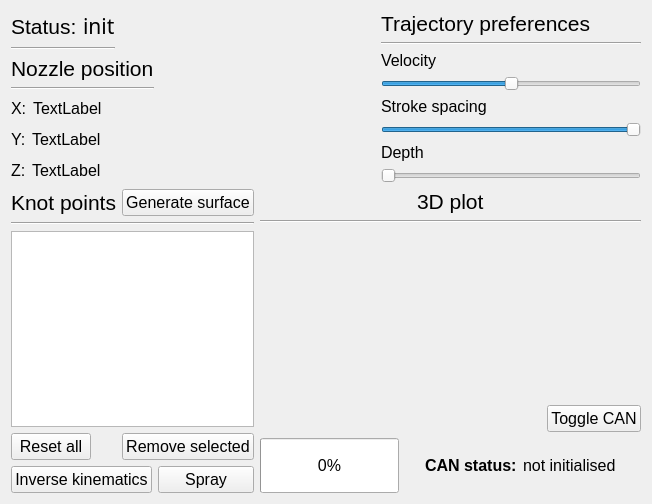
  <widget class="QWidget" name="centralwidget">
   <layout class="QVBoxLayout" name="verticalLayout_2">
    <item>
     <layout class="QHBoxLayout" name="horizontalLayout_13" stretch="7,5">
      <item>
       <layout class="QVBoxLayout" name="verticalLayout_3">
        <item>
         <layout class="QHBoxLayout" name="horizontalLayout_7">
          <property name="sizeConstraint">
           <enum>QLayout::SetFixedSize</enum>
          </property>
          <item>
           <layout class="QVBoxLayout" name="verticalLayout_5">
            <item>
             <layout class="QHBoxLayout" name="horizontalLayout_3">
              <item>
               <widget class="QLabel" name="status_title">
                <property name="font">
                 <font>
                  <family>Segoe UI</family>
                  <pointsize>16</pointsize>
                  <weight>50</weight>
                  <bold>false</bold>
                 </font>
                </property>
                <property name="text">
                 <string>Status:</string>
                </property>
               </widget>
              </item>
              <item>
               <widget class="QLabel" name="status_indicator">
                <property name="font">
                 <font>
                  <family>Segoe UI Light</family>
                  <pointsize>16</pointsize>
                  <weight>50</weight>
                  <bold>false</bold>
                  <kerning>true</kerning>
                 </font>
                </property>
                <property name="text">
                 <string>init</string>
                </property>
               </widget>
              </item>
             </layout>
            </item>
            <item>
             <widget class="Line" name="line_4">
              <property name="orientation">
               <enum>Qt::Horizontal</enum>
              </property>
             </widget>
            </item>
           </layout>
          </item>
          <item>
           <spacer name="horizontalSpacer_4">
            <property name="orientation">
             <enum>Qt::Horizontal</enum>
            </property>
            <property name="sizeHint" stdset="0">
             <size>
              <width>40</width>
              <height>20</height>
             </size>
            </property>
           </spacer>
          </item>
         </layout>
        </item>
        <item>
         <layout class="QHBoxLayout" name="horizontalLayout_12">
          <item>
           <layout class="QVBoxLayout" name="verticalLayout">
            <item>
             <widget class="QLabel" name="nozzle_pos_title_2">
              <property name="font">
               <font>
                <family>Segoe UI</family>
                <pointsize>16</pointsize>
                <weight>50</weight>
                <bold>false</bold>
               </font>
              </property>
              <property name="text">
               <string>Nozzle position</string>
              </property>
             </widget>
            </item>
            <item>
             <widget class="Line" name="line_5">
              <property name="orientation">
               <enum>Qt::Horizontal</enum>
              </property>
             </widget>
            </item>
           </layout>
          </item>
          <item>
           <spacer name="horizontalSpacer_7">
            <property name="orientation">
             <enum>Qt::Horizontal</enum>
            </property>
            <property name="sizeHint" stdset="0">
             <size>
              <width>40</width>
              <height>20</height>
             </size>
            </property>
           </spacer>
          </item>
         </layout>
        </item>
        <item>
         <layout class="QHBoxLayout" name="horizontalLayout_10">
          <item>
           <widget class="QLabel" name="x_pos_title">
            <property name="font">
             <font>
              <family>Segoe UI</family>
              <pointsize>12</pointsize>
             </font>
            </property>
            <property name="text">
             <string>X:</string>
            </property>
           </widget>
          </item>
          <item>
           <widget class="QLabel" name="x_pos">
            <property name="font">
             <font>
              <family>Segoe UI</family>
              <pointsize>12</pointsize>
             </font>
            </property>
            <property name="text">
             <string>TextLabel</string>
            </property>
           </widget>
          </item>
          <item>
           <spacer name="horizontalSpacer_8">
            <property name="orientation">
             <enum>Qt::Horizontal</enum>
            </property>
            <property name="sizeHint" stdset="0">
             <size>
              <width>40</width>
              <height>20</height>
             </size>
            </property>
           </spacer>
          </item>
         </layout>
        </item>
        <item>
         <layout class="QHBoxLayout" name="horizontalLayout_9">
          <item>
           <widget class="QLabel" name="y_pos_title">
            <property name="font">
             <font>
              <family>Segoe UI</family>
              <pointsize>12</pointsize>
             </font>
            </property>
            <property name="text">
             <string>Y:</string>
            </property>
           </widget>
          </item>
          <item>
           <widget class="QLabel" name="y_pos">
            <property name="font">
             <font>
              <family>Segoe UI</family>
              <pointsize>12</pointsize>
             </font>
            </property>
            <property name="text">
             <string>TextLabel</string>
            </property>
           </widget>
          </item>
          <item>
           <spacer name="horizontalSpacer_9">
            <property name="orientation">
             <enum>Qt::Horizontal</enum>
            </property>
            <property name="sizeHint" stdset="0">
             <size>
              <width>40</width>
              <height>20</height>
             </size>
            </property>
           </spacer>
          </item>
         </layout>
        </item>
        <item>
         <layout class="QHBoxLayout" name="horizontalLayout_4">
          <item>
           <widget class="QLabel" name="z_pos_title">
            <property name="font">
             <font>
              <family>Segoe UI</family>
              <pointsize>12</pointsize>
             </font>
            </property>
            <property name="text">
             <string>Z:</string>
            </property>
           </widget>
          </item>
          <item>
           <widget class="QLabel" name="z_pos">
            <property name="font">
             <font>
              <family>Segoe UI</family>
              <pointsize>12</pointsize>
             </font>
            </property>
            <property name="text">
             <string>TextLabel</string>
            </property>
           </widget>
          </item>
          <item>
           <spacer name="horizontalSpacer_10">
            <property name="orientation">
             <enum>Qt::Horizontal</enum>
            </property>
            <property name="sizeHint" stdset="0">
             <size>
              <width>40</width>
              <height>20</height>
             </size>
            </property>
           </spacer>
          </item>
         </layout>
        </item>
       </layout>
      </item>
      <item>
       <layout class="QVBoxLayout" name="trajectory_prefs_layout">
        <property name="sizeConstraint">
         <enum>QLayout::SetFixedSize</enum>
        </property>
        <item>
         <widget class="QLabel" name="trajectory_preferences_title">
          <property name="font">
           <font>
            <family>Segoe UI</family>
            <pointsize>16</pointsize>
            <weight>50</weight>
            <bold>false</bold>
           </font>
          </property>
          <property name="text">
           <string>Trajectory preferences</string>
          </property>
         </widget>
        </item>
        <item>
         <widget class="Line" name="line_2">
          <property name="orientation">
           <enum>Qt::Horizontal</enum>
          </property>
         </widget>
        </item>
        <item>
         <widget class="QLabel" name="vel_disp">
          <property name="font">
           <font>
            <family>Segoe UI</family>
            <pointsize>12</pointsize>
           </font>
          </property>
          <property name="text">
           <string>Velocity</string>
          </property>
         </widget>
        </item>
        <item>
         <widget class="QSlider" name="velocitySlider">
          <property name="maximum">
           <number>100</number>
          </property>
          <property name="singleStep">
           <number>0</number>
          </property>
          <property name="value">
           <number>50</number>
          </property>
          <property name="sliderPosition">
           <number>50</number>
          </property>
          <property name="orientation">
           <enum>Qt::Horizontal</enum>
          </property>
          <property name="invertedAppearance">
           <bool>false</bool>
          </property>
          <property name="invertedControls">
           <bool>false</bool>
          </property>
          <property name="tickPosition">
           <enum>QSlider::NoTicks</enum>
          </property>
         </widget>
        </item>
        <item>
         <widget class="QLabel" name="stroke_spacing_label">
          <property name="font">
           <font>
            <family>Segoe UI</family>
            <pointsize>12</pointsize>
           </font>
          </property>
          <property name="text">
           <string>Stroke spacing</string>
          </property>
         </widget>
        </item>
        <item>
         <widget class="QSlider" name="stroke_spacing_slider">
          <property name="maximum">
           <number>100</number>
          </property>
          <property name="value">
           <number>100</number>
          </property>
          <property name="sliderPosition">
           <number>100</number>
          </property>
          <property name="orientation">
           <enum>Qt::Horizontal</enum>
          </property>
         </widget>
        </item>
        <item>
         <widget class="QLabel" name="depth_label">
          <property name="font">
           <font>
            <family>Segoe UI</family>
            <pointsize>12</pointsize>
           </font>
          </property>
          <property name="text">
           <string>Depth</string>
          </property>
         </widget>
        </item>
        <item>
         <widget class="QSlider" name="depth_slider">
          <property name="maximum">
           <number>100</number>
          </property>
          <property name="sliderPosition">
           <number>0</number>
          </property>
          <property name="orientation">
           <enum>Qt::Horizontal</enum>
          </property>
         </widget>
        </item>
       </layout>
      </item>
     </layout>
    </item>
    <item>
     <layout class="QHBoxLayout" name="horizontalLayout_8" stretch="1,5">
      <item>
       <layout class="QVBoxLayout" name="verticalLayout_7">
        <item>
         <layout class="QHBoxLayout" name="horizontalLayout_5">
          <item>
           <widget class="QLabel" name="knot_points_title">
            <property name="font">
             <font>
              <family>Segoe UI</family>
              <pointsize>16</pointsize>
              <weight>50</weight>
              <bold>false</bold>
             </font>
            </property>
            <property name="text">
             <string>Knot points</string>
            </property>
           </widget>
          </item>
          <item>
           <spacer name="horizontalSpacer_11">
            <property name="orientation">
             <enum>Qt::Horizontal</enum>
            </property>
            <property name="sizeHint" stdset="0">
             <size>
              <width>40</width>
              <height>20</height>
             </size>
            </property>
           </spacer>
          </item>
          <item>
           <widget class="QPushButton" name="cart_btn">
            <property name="sizePolicy">
             <sizepolicy hsizetype="Fixed" vsizetype="Fixed">
              <horstretch>0</horstretch>
              <verstretch>0</verstretch>
             </sizepolicy>
            </property>
            <property name="minimumSize">
             <size>
              <width>0</width>
              <height>26</height>
             </size>
            </property>
            <property name="font">
             <font>
              <family>Segoe UI</family>
              <pointsize>12</pointsize>
             </font>
            </property>
            <property name="text">
             <string>Generate surface</string>
            </property>
           </widget>
          </item>
         </layout>
        </item>
        <item>
         <widget class="Line" name="line">
          <property name="orientation">
           <enum>Qt::Horizontal</enum>
          </property>
         </widget>
        </item>
        <item>
         <widget class="QListWidget" name="knot_point_list">
          <property name="minimumSize">
           <size>
            <width>120</width>
            <height>0</height>
           </size>
          </property>
          <property name="font">
           <font>
            <pointsize>12</pointsize>
           </font>
          </property>
         </widget>
        </item>
        <item>
         <layout class="QHBoxLayout" name="horizontalLayout_6">
          <item>
           <widget class="QPushButton" name="reset_btn">
            <property name="font">
             <font>
              <family>Segoe UI</family>
              <pointsize>12</pointsize>
             </font>
            </property>
            <property name="text">
             <string>Reset all</string>
            </property>
           </widget>
          </item>
          <item>
           <spacer name="horizontalSpacer_3">
            <property name="orientation">
             <enum>Qt::Horizontal</enum>
            </property>
            <property name="sizeHint" stdset="0">
             <size>
              <width>40</width>
              <height>20</height>
             </size>
            </property>
           </spacer>
          </item>
          <item>
           <widget class="QPushButton" name="remove_btn">
            <property name="font">
             <font>
              <family>Segoe UI</family>
              <pointsize>12</pointsize>
             </font>
            </property>
            <property name="text">
             <string>Remove selected</string>
            </property>
           </widget>
          </item>
         </layout>
        </item>
        <item>
         <layout class="QHBoxLayout" name="horizontalLayout">
          <item>
           <widget class="QPushButton" name="ik_btn">
            <property name="font">
             <font>
              <family>Segoe UI</family>
              <pointsize>12</pointsize>
             </font>
            </property>
            <property name="text">
             <string>Inverse kinematics</string>
            </property>
           </widget>
          </item>
          <item>
           <widget class="QPushButton" name="spray_btn">
            <property name="font">
             <font>
              <family>Segoe UI</family>
              <pointsize>12</pointsize>
             </font>
            </property>
            <property name="text">
             <string>Spray</string>
            </property>
           </widget>
          </item>
         </layout>
        </item>
       </layout>
      </item>
      <item>
       <layout class="QVBoxLayout" name="plot_layout" stretch="0,0,0,0,0">
        <property name="sizeConstraint">
         <enum>QLayout::SetMinimumSize</enum>
        </property>
        <item>
         <layout class="QHBoxLayout" name="horizontalLayout_2">
          <item>
           <spacer name="horizontalSpacer_2">
            <property name="orientation">
             <enum>Qt::Horizontal</enum>
            </property>
            <property name="sizeHint" stdset="0">
             <size>
              <width>40</width>
              <height>20</height>
             </size>
            </property>
           </spacer>
          </item>
          <item>
           <widget class="QLabel" name="nozzle_pos_title">
            <property name="font">
             <font>
              <family>Segoe UI</family>
              <pointsize>16</pointsize>
              <weight>50</weight>
              <bold>false</bold>
             </font>
            </property>
            <property name="text">
             <string>3D plot</string>
            </property>
           </widget>
          </item>
          <item>
           <spacer name="horizontalSpacer">
            <property name="orientation">
             <enum>Qt::Horizontal</enum>
            </property>
            <property name="sizeHint" stdset="0">
             <size>
              <width>40</width>
              <height>20</height>
             </size>
            </property>
           </spacer>
          </item>
         </layout>
        </item>
        <item>
         <widget class="Line" name="line_3">
          <property name="orientation">
           <enum>Qt::Horizontal</enum>
          </property>
         </widget>
        </item>
        <item>
         <widget class="MplWidget" name="plot_widget" native="true">
          <property name="sizePolicy">
           <sizepolicy hsizetype="Expanding" vsizetype="Expanding">
            <horstretch>0</horstretch>
            <verstretch>0</verstretch>
           </sizepolicy>
          </property>
          <property name="minimumSize">
           <size>
            <width>250</width>
            <height>170</height>
           </size>
          </property>
         </widget>
        </item>
        <item>
         <layout class="QHBoxLayout" name="horizontalLayout_11">
          <item>
           <spacer name="horizontalSpacer_12">
            <property name="orientation">
             <enum>Qt::Horizontal</enum>
            </property>
            <property name="sizeHint" stdset="0">
             <size>
              <width>40</width>
              <height>20</height>
             </size>
            </property>
           </spacer>
          </item>
          <item>
           <widget class="QPushButton" name="toggle_can_btn">
            <property name="sizePolicy">
             <sizepolicy hsizetype="Fixed" vsizetype="Minimum">
              <horstretch>0</horstretch>
              <verstretch>0</verstretch>
             </sizepolicy>
            </property>
            <property name="font">
             <font>
              <family>Segoe UI</family>
              <pointsize>12</pointsize>
             </font>
            </property>
            <property name="text">
             <string>Toggle CAN</string>
            </property>
           </widget>
          </item>
         </layout>
        </item>
        <item>
         <layout class="QHBoxLayout" name="horizontalLayout_14">
          <item>
           <widget class="QProgressBar" name="progressBar">
            <property name="minimumSize">
             <size>
              <width>0</width>
              <height>55</height>
             </size>
            </property>
            <property name="font">
             <font>
              <family>Segoe UI</family>
              <pointsize>12</pointsize>
             </font>
            </property>
            <property name="value">
             <number>0</number>
            </property>
           </widget>
          </item>
          <item>
           <spacer name="horizontalSpacer_5">
            <property name="orientation">
             <enum>Qt::Horizontal</enum>
            </property>
            <property name="sizeType">
             <enum>QSizePolicy::Fixed</enum>
            </property>
            <property name="sizeHint" stdset="0">
             <size>
              <width>20</width>
              <height>20</height>
             </size>
            </property>
           </spacer>
          </item>
          <item>
           <widget class="QLabel" name="x_pos_title_2">
            <property name="font">
             <font>
              <family>Segoe UI</family>
              <pointsize>12</pointsize>
              <weight>75</weight>
              <bold>true</bold>
             </font>
            </property>
            <property name="text">
             <string>CAN status:</string>
            </property>
           </widget>
          </item>
          <item>
           <widget class="QLabel" name="can_indicator">
            <property name="font">
             <font>
              <family>Segoe UI</family>
              <pointsize>12</pointsize>
             </font>
            </property>
            <property name="text">
             <string>not initialised</string>
            </property>
           </widget>
          </item>
          <item>
           <widget class="QWidget" name="can_led" native="true">
            <property name="sizePolicy">
             <sizepolicy hsizetype="Fixed" vsizetype="Fixed">
              <horstretch>0</horstretch>
              <verstretch>0</verstretch>
             </sizepolicy>
            </property>
            <property name="minimumSize">
             <size>
              <width>19</width>
              <height>19</height>
             </size>
            </property>
           </widget>
          </item>
         </layout>
        </item>
       </layout>
      </item>
     </layout>
    </item>
   </layout>
  </widget>
